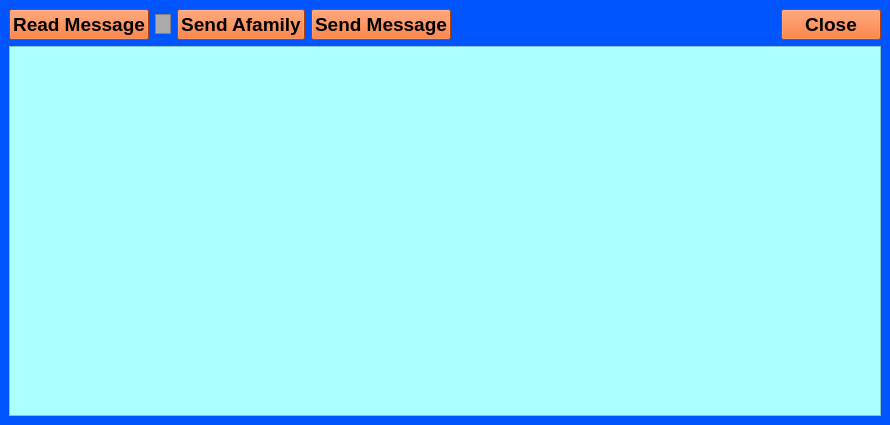
<?xml version="1.0" encoding="UTF-8"?>
<ui version="4.0">
 <class>MainWindow</class>
 <widget class="QMainWindow" name="MainWindow">
  <property name="geometry">
   <rect>
    <x>0</x>
    <y>0</y>
    <width>890</width>
    <height>425</height>
   </rect>
  </property>
  <property name="sizePolicy">
   <sizepolicy hsizetype="Preferred" vsizetype="Preferred">
    <horstretch>1</horstretch>
    <verstretch>1</verstretch>
   </sizepolicy>
  </property>
  <property name="minimumSize">
   <size>
    <width>600</width>
    <height>400</height>
   </size>
  </property>
  <property name="font">
   <font>
    <family>Arial</family>
    <pointsize>28</pointsize>
   </font>
  </property>
  <property name="windowTitle">
   <string>Email Program</string>
  </property>
  <property name="styleSheet">
   <string notr="true">background-color: rgb(0, 85, 255);</string>
  </property>
  <widget class="QWidget" name="centralwidget">
   <property name="enabled">
    <bool>true</bool>
   </property>
   <layout class="QVBoxLayout" name="verticalLayout">
    <item>
     <layout class="QHBoxLayout" name="horizontalLayout">
      <item>
       <widget class="QPushButton" name="btn_read">
        <property name="sizePolicy">
         <sizepolicy hsizetype="Fixed" vsizetype="Fixed">
          <horstretch>0</horstretch>
          <verstretch>0</verstretch>
         </sizepolicy>
        </property>
        <property name="minimumSize">
         <size>
          <width>100</width>
          <height>30</height>
         </size>
        </property>
        <property name="font">
         <font>
          <family>Arial</family>
          <pointsize>14</pointsize>
          <weight>75</weight>
          <bold>true</bold>
         </font>
        </property>
        <property name="styleSheet">
         <string notr="true">background-color: rgb(255, 85, 0);</string>
        </property>
        <property name="text">
         <string>Read Message</string>
        </property>
       </widget>
      </item>
      <item>
       <widget class="QFrame" name="frame">
        <property name="sizePolicy">
         <sizepolicy hsizetype="Fixed" vsizetype="Fixed">
          <horstretch>0</horstretch>
          <verstretch>0</verstretch>
         </sizepolicy>
        </property>
        <property name="minimumSize">
         <size>
          <width>16</width>
          <height>20</height>
         </size>
        </property>
        <property name="styleSheet">
         <string notr="true">background-color: rgb(170, 170, 170);</string>
        </property>
        <property name="frameShape">
         <enum>QFrame::StyledPanel</enum>
        </property>
        <property name="frameShadow">
         <enum>QFrame::Raised</enum>
        </property>
       </widget>
      </item>
      <item>
       <widget class="QPushButton" name="btn_afamily">
        <property name="sizePolicy">
         <sizepolicy hsizetype="Fixed" vsizetype="Fixed">
          <horstretch>0</horstretch>
          <verstretch>0</verstretch>
         </sizepolicy>
        </property>
        <property name="minimumSize">
         <size>
          <width>100</width>
          <height>30</height>
         </size>
        </property>
        <property name="font">
         <font>
          <family>Arial</family>
          <pointsize>14</pointsize>
          <weight>75</weight>
          <bold>true</bold>
         </font>
        </property>
        <property name="styleSheet">
         <string notr="true">background-color: rgb(255, 85, 0);</string>
        </property>
        <property name="text">
         <string>Send Afamily</string>
        </property>
       </widget>
      </item>
      <item>
       <widget class="QPushButton" name="btn_send">
        <property name="sizePolicy">
         <sizepolicy hsizetype="Fixed" vsizetype="Fixed">
          <horstretch>0</horstretch>
          <verstretch>0</verstretch>
         </sizepolicy>
        </property>
        <property name="minimumSize">
         <size>
          <width>100</width>
          <height>30</height>
         </size>
        </property>
        <property name="font">
         <font>
          <family>Arial</family>
          <pointsize>14</pointsize>
          <weight>75</weight>
          <bold>true</bold>
         </font>
        </property>
        <property name="styleSheet">
         <string notr="true">background-color: rgb(255, 85, 0);</string>
        </property>
        <property name="text">
         <string>Send Message</string>
        </property>
       </widget>
      </item>
      <item>
       <spacer name="horizontalSpacer">
        <property name="orientation">
         <enum>Qt::Horizontal</enum>
        </property>
        <property name="sizeHint" stdset="0">
         <size>
          <width>40</width>
          <height>20</height>
         </size>
        </property>
       </spacer>
      </item>
      <item>
       <widget class="QPushButton" name="btn_close">
        <property name="sizePolicy">
         <sizepolicy hsizetype="Fixed" vsizetype="Fixed">
          <horstretch>0</horstretch>
          <verstretch>0</verstretch>
         </sizepolicy>
        </property>
        <property name="minimumSize">
         <size>
          <width>100</width>
          <height>30</height>
         </size>
        </property>
        <property name="font">
         <font>
          <family>Arial</family>
          <pointsize>14</pointsize>
          <weight>75</weight>
          <bold>true</bold>
         </font>
        </property>
        <property name="styleSheet">
         <string notr="true">background-color: rgb(255, 85, 0);</string>
        </property>
        <property name="text">
         <string>Close</string>
        </property>
       </widget>
      </item>
     </layout>
    </item>
    <item>
     <widget class="QTableView" name="tableView">
      <property name="sizePolicy">
       <sizepolicy hsizetype="Preferred" vsizetype="Preferred">
        <horstretch>1</horstretch>
        <verstretch>1</verstretch>
       </sizepolicy>
      </property>
      <property name="font">
       <font>
        <family>Arial</family>
        <pointsize>14</pointsize>
        <weight>9</weight>
        <italic>false</italic>
        <bold>false</bold>
       </font>
      </property>
      <property name="styleSheet">
       <string notr="true">background-color: rgb(170, 255, 255);
font: 75 14pt &quot;Arial&quot;;</string>
      </property>
     </widget>
    </item>
   </layout>
  </widget>
 </widget>
 <resources/>
 <connections/>
</ui>
